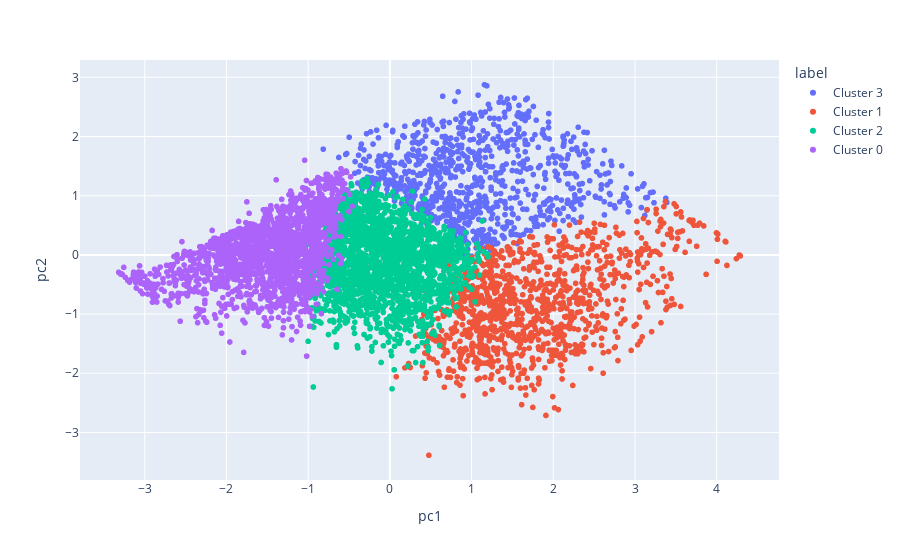

The notebook cell saved with this chart:
### Code cell
# 9. Visualization — PCA & t-SNE
pca = PCA(n_components=2, random_state=42)
pca_proj = pca.fit_transform(X_scaled)
viz_df = pd.DataFrame(pca_proj, columns=['pc1','pc2'])
viz_df['cluster'] = cust['kmeans_cluster'].values
viz_df['label'] = cust['kmeans_label'].values

plt.figure(figsize=(8,6))
sns.scatterplot(data=viz_df, x='pc1', y='pc2', hue='cluster', palette='tab10', alpha=0.7)
plt.title('PCA projection of customers (KMeans clusters)')
plt.show()

# t-SNE
tsne = TSNE(n_components=2, random_state=42, perplexity=30, max_iter=1000)
tsne_proj = tsne.fit_transform(X_scaled)
viz_df2 = pd.DataFrame(tsne_proj, columns=['t1','t2'])
viz_df2['cluster'] = cust['kmeans_cluster'].values

plt.figure(figsize=(8,6))
sns.scatterplot(data=viz_df2, x='t1', y='t2', hue='cluster', palette='tab10', alpha=0.7)
plt.title('t-SNE projection of customers (KMeans clusters)')
plt.show()

# Interactive Plotly
fig = px.scatter(viz_df, x='pc1', y='pc2', color='label', hover_data=['cluster'])
fig.show()

### Figure 1 — Plotly figure (JSON) as saved in the notebook; plotly's stock layout.template omitted (floating-point values rounded to 4 significant figures; data arrays with more than 128 entries replaced by an {"elided": "..."} marker saying what was removed)
{"data": [{"customdata": {"elided": "907x1 int values"}, "hovertemplate": "label=Cluster 3<br>pc1=%{x}<br>pc2=%{y}<br>cluster=%{customdata[0]}<extra></extra>", "legendgroup": "Cluster 3", "marker": {"color": "#636efa", "symbol": "circle"}, "mode": "markers", "name": "Cluster 3", "showlegend": true, "type": "scattergl", "x": {"elided": "907 float values"}, "xaxis": "x", "y": {"elided": "907 float values"}, "yaxis": "y"}, {"customdata": {"elided": "1093x1 int values"}, "hovertemplate": "label=Cluster 1<br>pc1=%{x}<br>pc2=%{y}<br>cluster=%{customdata[0]}<extra></extra>", "legendgroup": "Cluster 1", "marker": {"color": "#EF553B", "symbol": "circle"}, "mode": "markers", "name": "Cluster 1", "showlegend": true, "type": "scattergl", "x": {"elided": "1093 float values"}, "xaxis": "x", "y": {"elided": "1093 float values"}, "yaxis": "y"}, {"customdata": {"elided": "2084x1 int values"}, "hovertemplate": "label=Cluster 2<br>pc1=%{x}<br>pc2=%{y}<br>cluster=%{customdata[0]}<extra></extra>", "legendgroup": "Cluster 2", "marker": {"color": "#00cc96", "symbol": "circle"}, "mode": "markers", "name": "Cluster 2", "showlegend": true, "type": "scattergl", "x": {"elided": "2084 float values"}, "xaxis": "x", "y": {"elided": "2084 float values"}, "yaxis": "y"}, {"customdata": {"elided": "1794x1 int values"}, "hovertemplate": "label=Cluster 0<br>pc1=%{x}<br>pc2=%{y}<br>cluster=%{customdata[0]}<extra></extra>", "legendgroup": "Cluster 0", "marker": {"color": "#ab63fa", "symbol": "circle"}, "mode": "markers", "name": "Cluster 0", "showlegend": true, "type": "scattergl", "x": {"elided": "1794 float values"}, "xaxis": "x", "y": {"elided": "1794 float values"}, "yaxis": "y"}], "layout": {"legend": {"title": {"text": "label"}, "tracegroupgap": 0}, "margin": {"t": 60}, "xaxis": {"anchor": "y", "domain": [0, 1], "title": {"text": "pc1"}}, "yaxis": {"anchor": "x", "domain": [0, 1], "title": {"text": "pc2"}}}}
